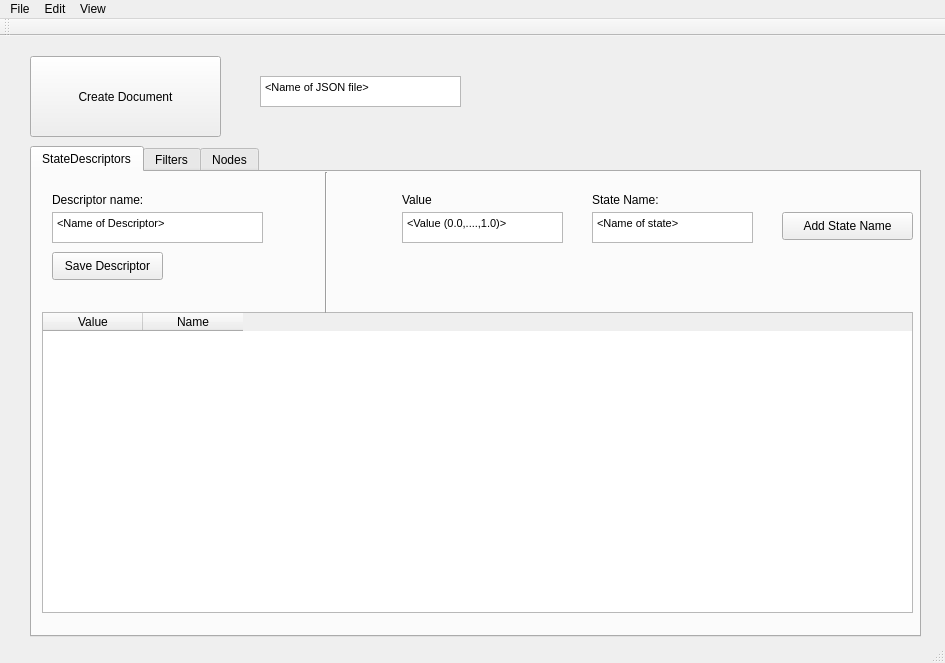
<?xml version="1.0" encoding="UTF-8"?>
<ui version="4.0">
 <class>MainWindow</class>
 <widget class="QMainWindow" name="MainWindow">
  <property name="geometry">
   <rect>
    <x>0</x>
    <y>0</y>
    <width>945</width>
    <height>663</height>
   </rect>
  </property>
  <property name="windowTitle">
   <string>MainWindow</string>
  </property>
  <widget class="QWidget" name="centralWidget">
   <widget class="QPushButton" name="ButtonDocumentCreate">
    <property name="geometry">
     <rect>
      <x>30</x>
      <y>20</y>
      <width>191</width>
      <height>81</height>
     </rect>
    </property>
    <property name="text">
     <string>Create Document</string>
    </property>
   </widget>
   <widget class="QTextEdit" name="TextfieldJsonFilename">
    <property name="geometry">
     <rect>
      <x>260</x>
      <y>40</y>
      <width>201</width>
      <height>31</height>
     </rect>
    </property>
    <property name="html">
     <string>&lt;!DOCTYPE HTML PUBLIC &quot;-//W3C//DTD HTML 4.0//EN&quot; &quot;http://www.w3.org/TR/REC-html40/strict.dtd&quot;&gt;
&lt;html&gt;&lt;head&gt;&lt;meta name=&quot;qrichtext&quot; content=&quot;1&quot; /&gt;&lt;style type=&quot;text/css&quot;&gt;
p, li { white-space: pre-wrap; }
&lt;/style&gt;&lt;/head&gt;&lt;body style=&quot; font-family:'MS Shell Dlg 2'; font-size:7.8pt; font-weight:400; font-style:normal;&quot;&gt;
&lt;p style=&quot; margin-top:0px; margin-bottom:0px; margin-left:0px; margin-right:0px; -qt-block-indent:0; text-indent:0px;&quot;&gt;&lt;span style=&quot; font-size:8pt;&quot;&gt;&amp;lt;Name of JSON file&amp;gt;&lt;/span&gt;&lt;/p&gt;&lt;/body&gt;&lt;/html&gt;</string>
    </property>
   </widget>
   <widget class="QTabWidget" name="NodeEditorTabs">
    <property name="geometry">
     <rect>
      <x>30</x>
      <y>110</y>
      <width>891</width>
      <height>491</height>
     </rect>
    </property>
    <property name="currentIndex">
     <number>0</number>
    </property>
    <widget class="QWidget" name="StateDescriptorCreator">
     <attribute name="title">
      <string>StateDescriptors</string>
     </attribute>
     <widget class="QTableWidget" name="tableWidget">
      <property name="geometry">
       <rect>
        <x>10</x>
        <y>140</y>
        <width>871</width>
        <height>301</height>
       </rect>
      </property>
      <column>
       <property name="text">
        <string>Value</string>
       </property>
      </column>
      <column>
       <property name="text">
        <string>Name</string>
       </property>
      </column>
     </widget>
     <widget class="QTextEdit" name="textEditDescriptorName">
      <property name="geometry">
       <rect>
        <x>20</x>
        <y>40</y>
        <width>211</width>
        <height>31</height>
       </rect>
      </property>
      <property name="html">
       <string>&lt;!DOCTYPE HTML PUBLIC &quot;-//W3C//DTD HTML 4.0//EN&quot; &quot;http://www.w3.org/TR/REC-html40/strict.dtd&quot;&gt;
&lt;html&gt;&lt;head&gt;&lt;meta name=&quot;qrichtext&quot; content=&quot;1&quot; /&gt;&lt;style type=&quot;text/css&quot;&gt;
p, li { white-space: pre-wrap; }
&lt;/style&gt;&lt;/head&gt;&lt;body style=&quot; font-family:'MS Shell Dlg 2'; font-size:7.8pt; font-weight:400; font-style:normal;&quot;&gt;
&lt;p style=&quot; margin-top:0px; margin-bottom:0px; margin-left:0px; margin-right:0px; -qt-block-indent:0; text-indent:0px;&quot;&gt;&lt;span style=&quot; font-size:8pt;&quot;&gt;&amp;lt;Name of Descriptor&amp;gt;&lt;/span&gt;&lt;/p&gt;&lt;/body&gt;&lt;/html&gt;</string>
      </property>
     </widget>
     <widget class="QLabel" name="labelDescriptorName">
      <property name="geometry">
       <rect>
        <x>20</x>
        <y>20</y>
        <width>111</width>
        <height>16</height>
       </rect>
      </property>
      <property name="text">
       <string>Descriptor name:</string>
      </property>
     </widget>
     <widget class="QLabel" name="labelStateName">
      <property name="geometry">
       <rect>
        <x>560</x>
        <y>20</y>
        <width>81</width>
        <height>16</height>
       </rect>
      </property>
      <property name="text">
       <string>State Name:</string>
      </property>
     </widget>
     <widget class="QTextEdit" name="textEditStateName">
      <property name="geometry">
       <rect>
        <x>560</x>
        <y>40</y>
        <width>161</width>
        <height>31</height>
       </rect>
      </property>
      <property name="html">
       <string>&lt;!DOCTYPE HTML PUBLIC &quot;-//W3C//DTD HTML 4.0//EN&quot; &quot;http://www.w3.org/TR/REC-html40/strict.dtd&quot;&gt;
&lt;html&gt;&lt;head&gt;&lt;meta name=&quot;qrichtext&quot; content=&quot;1&quot; /&gt;&lt;style type=&quot;text/css&quot;&gt;
p, li { white-space: pre-wrap; }
&lt;/style&gt;&lt;/head&gt;&lt;body style=&quot; font-family:'MS Shell Dlg 2'; font-size:7.8pt; font-weight:400; font-style:normal;&quot;&gt;
&lt;p style=&quot; margin-top:0px; margin-bottom:0px; margin-left:0px; margin-right:0px; -qt-block-indent:0; text-indent:0px;&quot;&gt;&lt;span style=&quot; font-size:8pt;&quot;&gt;&amp;lt;Name of state&amp;gt;&lt;/span&gt;&lt;/p&gt;&lt;/body&gt;&lt;/html&gt;</string>
      </property>
     </widget>
     <widget class="QLabel" name="labelStateNameValue">
      <property name="geometry">
       <rect>
        <x>370</x>
        <y>20</y>
        <width>53</width>
        <height>16</height>
       </rect>
      </property>
      <property name="text">
       <string>Value</string>
      </property>
     </widget>
     <widget class="QTextEdit" name="textEditStateValueMap">
      <property name="geometry">
       <rect>
        <x>370</x>
        <y>40</y>
        <width>161</width>
        <height>31</height>
       </rect>
      </property>
      <property name="inputMethodHints">
       <set>Qt::ImhDigitsOnly</set>
      </property>
      <property name="html">
       <string>&lt;!DOCTYPE HTML PUBLIC &quot;-//W3C//DTD HTML 4.0//EN&quot; &quot;http://www.w3.org/TR/REC-html40/strict.dtd&quot;&gt;
&lt;html&gt;&lt;head&gt;&lt;meta name=&quot;qrichtext&quot; content=&quot;1&quot; /&gt;&lt;style type=&quot;text/css&quot;&gt;
p, li { white-space: pre-wrap; }
&lt;/style&gt;&lt;/head&gt;&lt;body style=&quot; font-family:'MS Shell Dlg 2'; font-size:7.8pt; font-weight:400; font-style:normal;&quot;&gt;
&lt;p style=&quot; margin-top:0px; margin-bottom:0px; margin-left:0px; margin-right:0px; -qt-block-indent:0; text-indent:0px;&quot;&gt;&lt;span style=&quot; font-size:8pt;&quot;&gt;&amp;lt;Value (0.0,....,1.0)&amp;gt;&lt;/span&gt;&lt;/p&gt;&lt;/body&gt;&lt;/html&gt;</string>
      </property>
     </widget>
     <widget class="QPushButton" name="saveDescriptorButton">
      <property name="geometry">
       <rect>
        <x>20</x>
        <y>80</y>
        <width>111</width>
        <height>28</height>
       </rect>
      </property>
      <property name="text">
       <string>Save Descriptor</string>
      </property>
     </widget>
     <widget class="QPushButton" name="ButtonAddStateName">
      <property name="geometry">
       <rect>
        <x>750</x>
        <y>40</y>
        <width>131</width>
        <height>28</height>
       </rect>
      </property>
      <property name="text">
       <string>Add State Name</string>
      </property>
     </widget>
     <widget class="Line" name="line">
      <property name="geometry">
       <rect>
        <x>269</x>
        <y>0</y>
        <width>51</width>
        <height>141</height>
       </rect>
      </property>
      <property name="orientation">
       <enum>Qt::Vertical</enum>
      </property>
     </widget>
    </widget>
    <widget class="QWidget" name="FilterCreator">
     <property name="toolTip">
      <string>&lt;html&gt;&lt;head/&gt;&lt;body&gt;&lt;p&gt;Filters are used to exclude a node from being selected if the filter-requirement is not met.&lt;/p&gt;&lt;/body&gt;&lt;/html&gt;</string>
     </property>
     <attribute name="title">
      <string>Filters</string>
     </attribute>
    </widget>
    <widget class="QWidget" name="NodeCreator">
     <attribute name="title">
      <string>Nodes</string>
     </attribute>
    </widget>
   </widget>
  </widget>
  <widget class="QMenuBar" name="menuBar">
   <property name="geometry">
    <rect>
     <x>0</x>
     <y>0</y>
     <width>945</width>
     <height>26</height>
    </rect>
   </property>
   <widget class="QMenu" name="menuFile">
    <property name="title">
     <string>File</string>
    </property>
   </widget>
   <widget class="QMenu" name="menuEdit">
    <property name="title">
     <string>Edit</string>
    </property>
   </widget>
   <widget class="QMenu" name="menuView">
    <property name="title">
     <string>View</string>
    </property>
   </widget>
   <addaction name="menuFile"/>
   <addaction name="menuEdit"/>
   <addaction name="menuView"/>
  </widget>
  <widget class="QToolBar" name="mainToolBar">
   <attribute name="toolBarArea">
    <enum>TopToolBarArea</enum>
   </attribute>
   <attribute name="toolBarBreak">
    <bool>false</bool>
   </attribute>
  </widget>
  <widget class="QStatusBar" name="statusBar"/>
 </widget>
 <layoutdefault spacing="6" margin="11"/>
 <resources/>
 <connections>
  <connection>
   <sender>ButtonAddStateName</sender>
   <signal>clicked()</signal>
   <receiver>MainWindow</receiver>
   <slot>on_NodeEditorTabs_state_row_add_clicked()</slot>
   <hints>
    <hint type="sourcelabel">
     <x>847</x>
     <y>228</y>
    </hint>
    <hint type="destinationlabel">
     <x>472</x>
     <y>331</y>
    </hint>
   </hints>
  </connection>
 </connections>
 <slots>
  <slot>on_ButtonDocumentCreate_clicked()</slot>
  <slot>on_NodeEditorTabs_state_row_add_clicked()</slot>
 </slots>
</ui>
